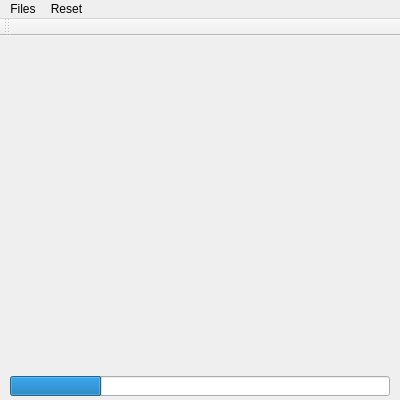
<?xml version="1.0" encoding="UTF-8"?>
<ui version="4.0">
 <class>MainWindowClass</class>
 <widget class="QMainWindow" name="MainWindowClass">
  <property name="geometry">
   <rect>
    <x>0</x>
    <y>0</y>
    <width>400</width>
    <height>400</height>
   </rect>
  </property>
  <property name="sizePolicy">
   <sizepolicy hsizetype="Fixed" vsizetype="Fixed">
    <horstretch>0</horstretch>
    <verstretch>0</verstretch>
   </sizepolicy>
  </property>
  <property name="minimumSize">
   <size>
    <width>400</width>
    <height>400</height>
   </size>
  </property>
  <property name="maximumSize">
   <size>
    <width>400</width>
    <height>400</height>
   </size>
  </property>
  <property name="baseSize">
   <size>
    <width>400</width>
    <height>400</height>
   </size>
  </property>
  <property name="windowTitle">
   <string>MainWindow</string>
  </property>
  <widget class="QWidget" name="centralWidget">
   <widget class="QWidget" name="DropArea" native="true">
    <property name="geometry">
     <rect>
      <x>10</x>
      <y>10</y>
      <width>380</width>
      <height>320</height>
     </rect>
    </property>
   </widget>
   <widget class="QProgressBar" name="progressBar">
    <property name="geometry">
     <rect>
      <x>10</x>
      <y>340</y>
      <width>380</width>
      <height>20</height>
     </rect>
    </property>
    <property name="value">
     <number>24</number>
    </property>
    <property name="textVisible">
     <bool>false</bool>
    </property>
   </widget>
  </widget>
  <widget class="QMenuBar" name="menuBar">
   <property name="geometry">
    <rect>
     <x>0</x>
     <y>0</y>
     <width>400</width>
     <height>21</height>
    </rect>
   </property>
   <widget class="QMenu" name="menuFiles">
    <property name="title">
     <string>Files</string>
    </property>
    <addaction name="actionExit"/>
   </widget>
   <widget class="QMenu" name="menuReset">
    <property name="title">
     <string>Reset</string>
    </property>
    <addaction name="actionRestart"/>
   </widget>
   <addaction name="menuFiles"/>
   <addaction name="menuReset"/>
  </widget>
  <widget class="QToolBar" name="mainToolBar">
   <attribute name="toolBarArea">
    <enum>TopToolBarArea</enum>
   </attribute>
   <attribute name="toolBarBreak">
    <bool>false</bool>
   </attribute>
  </widget>
  <action name="actionRestart">
   <property name="text">
    <string>Restart</string>
   </property>
  </action>
  <action name="actionExit">
   <property name="text">
    <string>Exit</string>
   </property>
  </action>
 </widget>
 <layoutdefault spacing="6" margin="11"/>
 <resources>
  <include location="gui.qrc"/>
 </resources>
 <connections/>
</ui>
